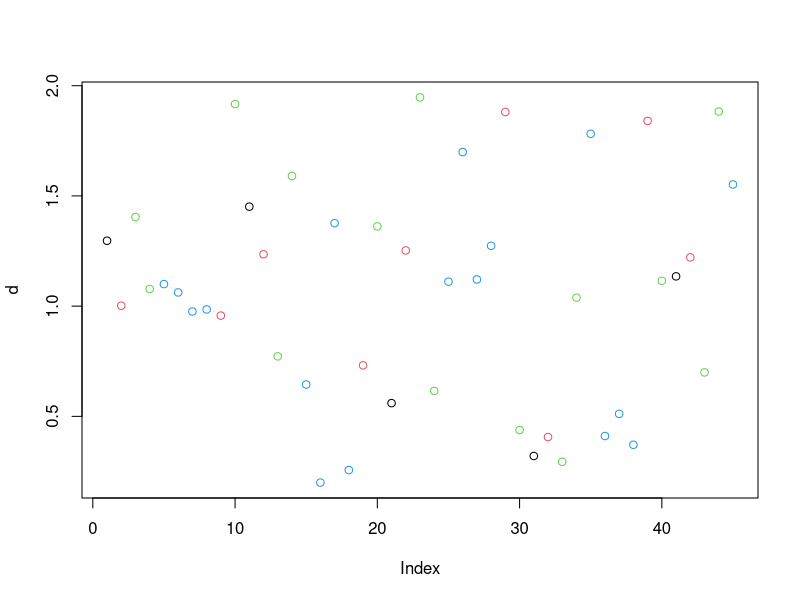
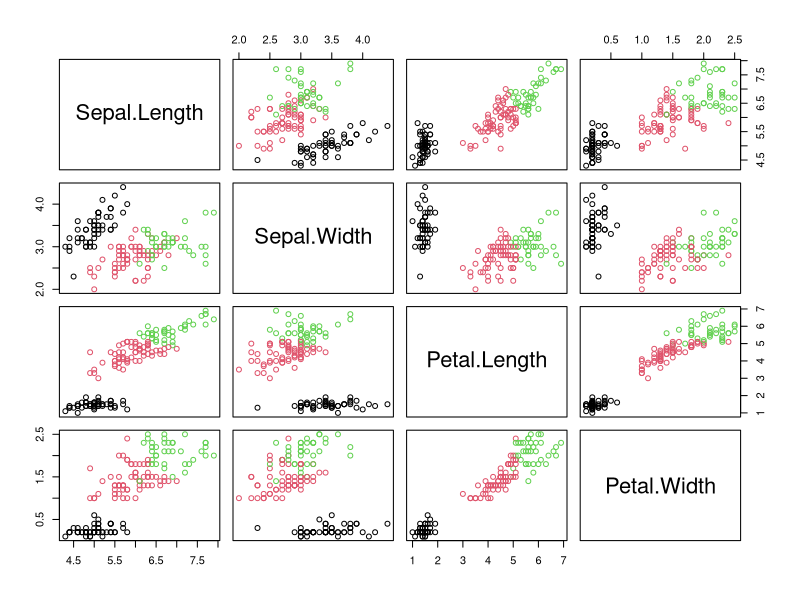
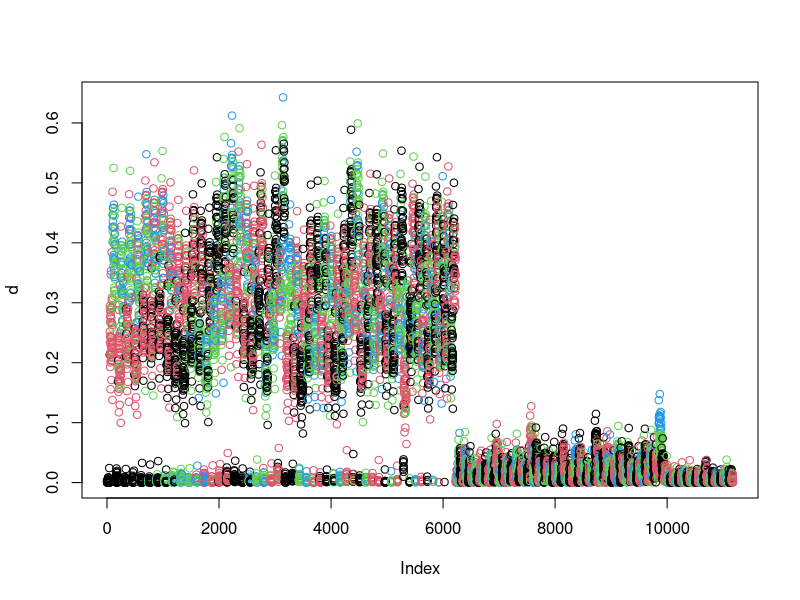

The R source for these figures, in order:
## ---- chunk 1
## sample data set
set.seed(1410)
y <- matrix(rnorm(50), 10, 5, dimnames=list(paste("g", 1:10, sep=""), 
            paste("t", 1:5, sep="")))
dim(y)
y
## ---- chunk 2
## Scaling
yscaled <- t(scale(t(y))) # Centers and scales y row-wise
apply(yscaled, 1, sd)
## ---- chunk 3
dist(y[1:4,], method = "euclidean")
## ---- chunk 4
c <- cor(t(y), method="pearson")
as.matrix(c)
as.matrix(c)[1:4,1:4]
## ---- chunk 5
d <- as.dist(1-c)
as.matrix(d)[1:4,1:4]
## ---- chunk 6
require(cluster)
pamy <- pam(d,4)
# plot clusters
plot(d, col = pamy$clustering)
## ---- chunk 7
require(dplyr)
## sample data set
set.seed(1410)
df <- iris %>% select(-Species)
## ---- chunk 8
## execution
result <- pam(df,3,FALSE,"euclidean")
## print results
summary(result)
## plot clusters 
plot(df, col = result$clustering)
#add the medoids to the plot
points(result$medoids, col = 1:3, pch = 4)
## ---- chunk 9
dist(df[1:4,], method = "euclidean")
## ---- chunk 10
c <- cor(t(df), method="pearson")
#as.matrix(c)
as.matrix(c)[1:4,1:4]
## ---- chunk 11
d <- as.dist(1-c)
as.matrix(d)[1:4,1:4]
## ---- chunk 12
require(cluster)
pamy <- pam(d,4)
# plot clusters
plot(d, col = pamy$clustering)

